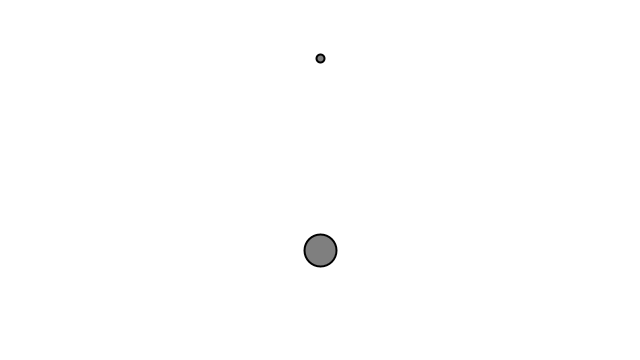
Frame 1 (no input)
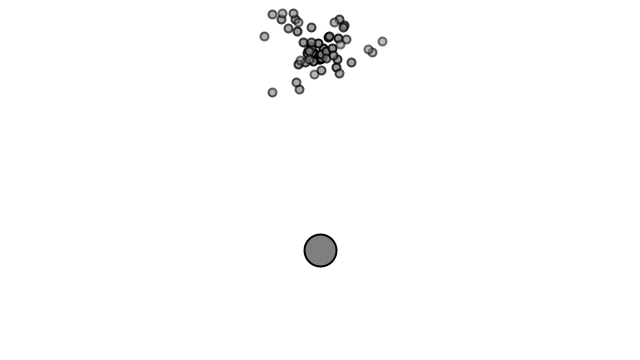
Frame 60 (the mouse pressed at the canvas centre just before this capture)
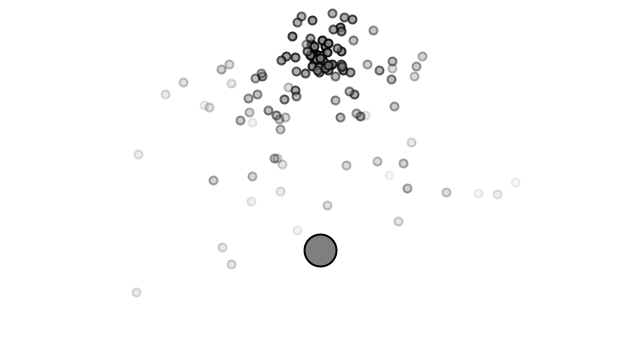
Frame 120 (the mouse held since frame 60 and released just before this capture)

The Processing sketch that drew these frames (run headless with seeded random() and noise(); from frame 60 on, the mouse is pressed at the canvas centre):

// Processing sketch: Example_4_7_Particle_System_With_Repeller
// ── Example_4_7_Particle_System_With_Repeller.pde
// The Nature of Code
// Daniel Shiffman
// http://natureofcode.com

// One ParticleSystem
Emitter emitter;

//{!1} One repeller
Repeller repeller;

void setup() {
  size(640 , 360);
  emitter = new Emitter(width / 2, 60);
  repeller = new Repeller(width / 2, 250);
}

void draw() {
  background(255);
  emitter.addParticle();
  // We’re applying a universal gravity.
  PVector gravity = new PVector(0, 0.1);
  emitter.applyForce(gravity);
  // Applying the repeller
  emitter.applyRepeller(repeller);
  emitter.run();

  repeller.show();
}

// ── Emitter.pde
// The Nature of Code
// Daniel Shiffman
// http://natureofcode.com

// The Emitter manages all the particles.
class Emitter {
  PVector origin;
  ArrayList<Particle> particles;
  
  Emitter(float x, float y) {
    this.origin = new PVector(x, y);
    this.particles = new ArrayList<Particle>();
  }

  void addParticle() {
    this.particles.add(new Particle(this.origin.x, this.origin.y));
  }

  void applyForce(PVector force) {
    // Applying a force as a PVector
    for (Particle particle : this.particles) {
      particle.applyForce(force);
    }
  }

  void applyRepeller(Repeller repeller) {
    // Calculating a force for each Particle based on a Repeller
    for (Particle particle : this.particles) {
      PVector force = repeller.repel(particle);
      particle.applyForce(force);
    }
  }

  void run() {
    for (int i = this.particles.size() - 1; i >= 0; i--) {
      Particle particle = this.particles.get(i);
      particle.run();
      if (particle.isDead()) {
        this.particles.remove(i);
      }
    }
  }
}

// ── Particle.pde
// The Nature of Code
// Daniel Shiffman
// http://natureofcode.com

// Simple Particle System

// A simple Particle class

class Particle {
  PVector position, velocity, acceleration;
  float lifespan;
  
  Particle(float x, float y) {
    this.position =  new PVector(x, y);
    this.velocity = new PVector(random(-1, 1), random(-2, 0));
    this.acceleration = new PVector(0, 0);
    this.lifespan = 255.0;
  }

  void run() {
    this.update();
    this.show();
  }

  void applyForce(PVector f) {
    this.acceleration.add(f);
  }

  // Method to update position
  void update() {
    this.velocity.add(this.acceleration);
    this.position.add(this.velocity);
    this.acceleration.mult(0);
    this.lifespan -= 2.0;
  }

  // Method to display
  void show() {
    stroke(0, this.lifespan);
    strokeWeight(2);
    fill(127, this.lifespan);
    circle(this.position.x, this.position.y, 8);
  }

  // Is the particle still useful?
  boolean isDead() {
    return this.lifespan < 0.0;
  }
}

// ── Repeller.pde
// The Nature of Code
// Daniel Shiffman
// http://natureofcode.com

class Repeller {
  PVector position;
  float power;
  
  Repeller(float x, float y) {
    this.position = new PVector(x, y);
    // How strong is the repeller?
    this.power = 150;
  }

  void show() {
    stroke(0);
    strokeWeight(2);
    fill(127);
    circle(this.position.x, this.position.y, 32);
  }

  PVector repel(Particle particle) {
    // This is the same repel algorithm we used in Chapter 2: forces based on gravitational attraction.
    PVector force = PVector.sub(this.position, particle.position);
    float distance = force.mag();
    distance = constrain(distance, 5, 50);
    float strength = (-1 * this.power) / (distance * distance);
    force.setMag(strength);
    return force;
  }
}
